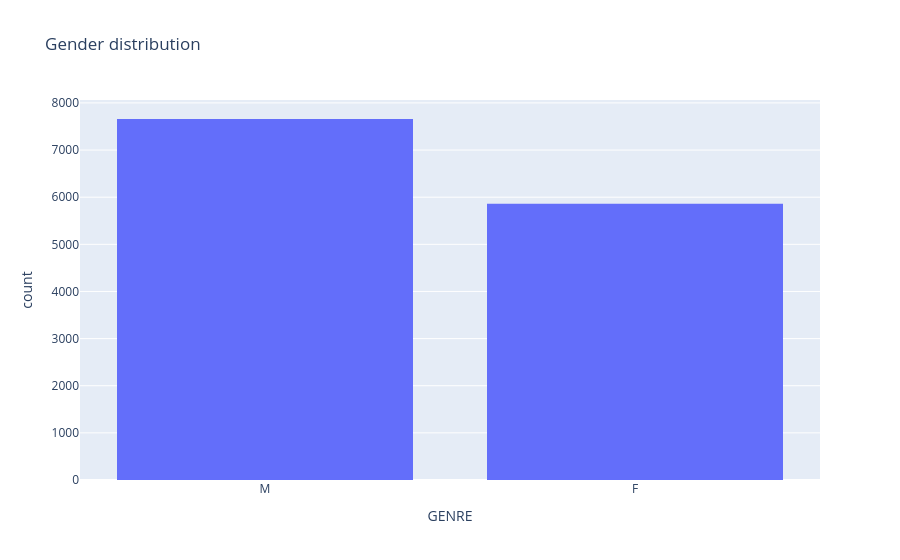

Source (notebook cell):
### Code cell
px.histogram(data_set, x='GENRE', title='Gender distribution')

### Figure 1 — Plotly figure (JSON) as saved in the notebook; plotly's stock layout.template omitted (floating-point values rounded to 4 significant figures; data arrays with more than 128 entries replaced by an {"elided": "..."} marker saying what was removed)
{"data": [{"bingroup": "x", "hovertemplate": "GENRE=%{x}<br>count=%{y}<extra></extra>", "legendgroup": "", "marker": {"color": "#636efa", "pattern": {"shape": ""}}, "name": "", "orientation": "v", "showlegend": false, "type": "histogram", "x": {"elided": "14264 str values"}, "xaxis": "x", "yaxis": "y"}], "layout": {"barmode": "relative", "legend": {"tracegroupgap": 0}, "title": {"text": "Gender distribution"}, "xaxis": {"anchor": "y", "domain": [0, 1], "title": {"text": "GENRE"}}, "yaxis": {"anchor": "x", "domain": [0, 1], "title": {"text": "count"}}}}
